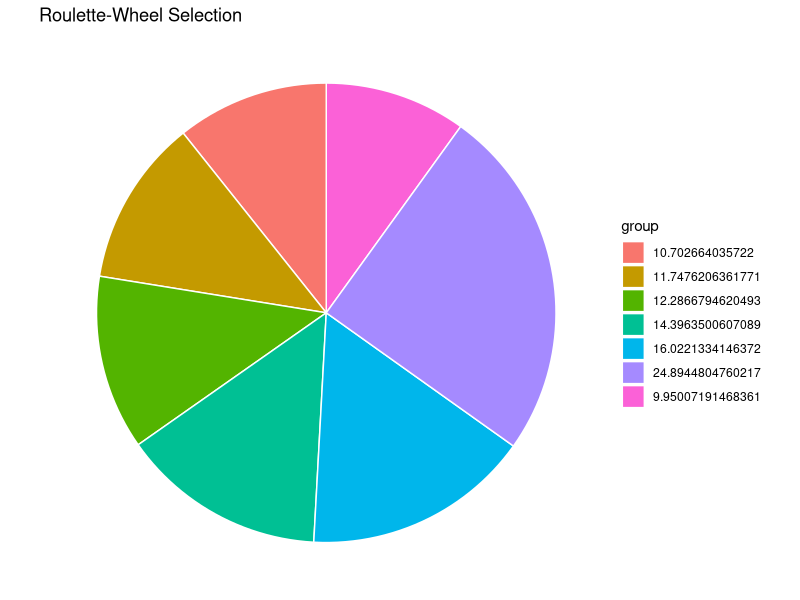

Write the R code that produced this figure. (Note: this script raises an error after producing the figure.)
## ---- chunk 1
library(ggplot2) # import library for data visualization
phi <- function(x, y) exp(-0.5 * (x ** 2) + (y ** 2))

# some value of phi(x,y) for 0 <= x = y <= 0.5
phi(seq(0, 0.5, 0.05), seq(0, 0.5, 0.05))
## ---- chunk 2
xgen <- runif(7, min = -1, max = 1)
ygen <- runif(7, min = -1, max = 1)
popdf <- data.frame("xgenotype" = xgen, "ygenotype" = ygen, "fitness" = phi(xgen, ygen))
popdf
## ---- chunk 3
dd <- transform(popdf, fitness = factor(popdf$fitness))
popdfsorted <- dd[ do.call(order, dd["fitness"]), ]
popdfsorted
## ---- chunk 4
SIGMA <- sum(popdf$fitness)
popdfsorted["pvalue"] <- phi(popdfsorted$xgenotype, popdfsorted$ygenotype) / SIGMA
popdfsorted
## ---- chunk 5
# Create Data
data <- data.frame(
  group=paste(popdfsorted$pvalue * 100),
  value= popdfsorted$pvalue
)

# Basic piechart
ggplot(data, aes(x="", y=value, fill=group)) +
  geom_bar(stat="identity", width=1, color="white") +
  coord_polar("y", start=0) +
  theme_void() + ggtitle("Roulette-Wheel Selection")
## ---- chunk 6
roulette <- function(popdframe) {
  rouletteWheel <- runif(1, min = min(popdframe$pvalue), 
                         max = max(popdframe$pvalue))
  if (rouletteWheel > 0 && rouletteWheel <= popdframe$pvalue[1]) {
    parent <- c(popdframe$xgenotype[1], popdframe$ygenotype[1])
  } else if (rouletteWheel > popdframe$pvalue[1] && rouletteWheel <= popdframe$pvalue[2]) {
        parent <- c(popdframe$xgenotype[2], popdframe$ygenotype[2])
    } else if (rouletteWheel > popdframe$pvalue[2] && rouletteWheel <= popdframe$pvalue[3]) {
        parent <- c(popdframe$xgenotype[3], popdframe$ygenotype[3])
    } else if (rouletteWheel > popdframe$pvalue[3] && rouletteWheel <= popdframe$pvalue[4]) {
        parent <- c(popdframe$xgenotype[4], popdframe$ygenotype[4])
    } else if (rouletteWheel > popdframe$pvalue[4] && rouletteWheel <= popdframe$pvalue[5]) {
        parent <- c(popdframe$xgenotype[5], popdframe$ygenotype[5])
    } else if (rouletteWheel > popdframe$pvalue[5] && rouletteWheel <= popdframe$pvalue[6]) {
        parent <- c(popdframe$xgenotype[6], popdframe$ygenotype[6])
    } else if (rouletteWheel > popdframe$pvalue[6] && rouletteWheel <= popdframe$pvalue[7]) {
        parent <- c(popdframe$xgenotype[7], popdframe$ygenotype[7])
    }
  # print(rouletteWheel)
  return(parent)
}
## ---- chunk 7
selection <- function(popdataframe) {
  stparents <- roulette(popdataframe)
  ndparents <- roulette(popdataframe)
  chromosomes <- matrix(c(stparents, ndparents),
                        nrow = 2, ncol = 2, byrow = TRUE)
  return(chromosomes)
}
selectedMatrix <- selection(popdfsorted)
selectedMatrix
## ---- chunk 8
pbxalpha <- function(selMat, constAlpha, stDomain, ndDomain) {
  stI <- abs(selMat[1, 1] - selMat[2, 1])
  ndI <- abs(selMat[1, 2] - selMat[2, 2])
  p11 <- max(stDomain[1], min(selMat[1, 1], selMat[2, 1]) - (constAlpha * stI))
  p12 <- min(stDomain[2], max(selMat[1, 1], selMat[2, 1]) + (constAlpha * stI))
  p21 <- max(ndDomain[1], min(selMat[1, 2], selMat[2, 2]) - (constAlpha * ndI))
  p22 <- min(ndDomain[2], max(selMat[1, 2], selMat[2, 2]) + (constAlpha * ndI))
  crossover <- matrix(c(p11, p12, p21, p22), nrow = 2, ncol = 2, byrow = TRUE)
  return(crossover)
}
offspring <- pbxalpha(selectedMatrix, runif(1, min = 0.01, max = 0.99), 
         stDomain = c(0.01, 0.99), ndDomain = c(0.01, 0.99))
offspring
## ---- chunk 9
computedGamma <- function(tCurrent, tMax, constBeta) (1 - (tCurrent / tMax)) ** constBeta
computedDelta <- function(theDomain, theVar, constGamma) {
  deltaVect <- c()
  for (i in seq(1, 2)) {
    drawProbability <- runif(1)
    stOutcome <- (theDomain[1] - theVar[i]) * (1 - runif(1)) ** constGamma
    ndOutcome <- (theDomain[2] - theVar[i]) * (1 - runif(1)) ** constGamma
    ifelse(drawProbability == (1 / 2),
             deltaVect <- append(deltaVect, stOutcome),
             deltaVect <- append(deltaVect, ndOutcome))
  }
  return(deltaVect)
}
mutation <- function(varDelta, varX) varDelta + varX
## ---- chunk 10
MUTATIONRATE <- 0.3

ismutate <- function(toOffspring, mutationProbability, maxgeneration) {
  mutationChance <- runif(1)
  if (mutationChance < MUTATIONRATE) {
    compGamma <- computedGamma(tCurrent = 1, tMax = maxgeneration, constBeta = 3)
    stCompDelta <- computedDelta(theDomain = c(0.01, 0.99), 
                               theVar = offspring[1,], constGamma = compGamma)
    ndCompDelta <- computedDelta(theDomain = c(0.01, 0.99), 
                                 theVar = offspring[2,], constGamma = compGamma)
    stCompMutation <- mutation(stCompDelta, offspring[1,])
    ndCompMutation <- mutation(ndCompDelta, offspring[2,])
    compMutation <- matrix(c(stCompMutation, ndCompMutation),
                           nrow = 2, ncol = 2, byrow = TRUE)
    return(compMutation)
  } else {
    return(offspring)
  }
}
ismutate(offspring, MUTATIONRATE, maxgeneration = 7)
## ---- chunk 11
phi(-0.19153882, -0.9929124)
phi(0, 0)
## ---- chunk 12
# Define the constant
NP <- 7
MAXGENERATION <- 50
MUTATIONRATE <- 0.3
STDOMAIN <- c(-0.99, 0.99)
NDDOMAIN <- c(-0.99, 0.99) 

generations[[1]] <- popdf
for (numberGeneration in seq(1, MAXGENERATION)) {
  xgenvect <- c()
  ygenvect <- c()
  while (length(xgenvect) < NP) {
    # Config the population
    workingPopulation <- generations[[numberGeneration]]
    dd <- transform(workingPopulation, 
                    fitness = factor(workingPopulation$fitness))
    workingPopulationSorted <- dd[ do.call(order, dd["fitness"]), ]
    
    SIGMA <- sum(workingPopulation$fitness)
    workingPopulationSorted["pvalue"] <- phi(workingPopulationSorted$xgenotype, workingPopulationSorted$ygenotype) / SIGMA
    
    # Selection
    selectIndividu <- selection(workingPopulationSorted)
    
    # Crossover
    getOffspring <- pbxalpha(selectIndividu,
                             constAlpha = runif(1, min = 0.01, max = 0.99),
                             stDomain = STDOMAIN, ndDomain = NDDOMAIN)
    # Mutation
    getOff <- ismutate(toOffspring = getOffspring,
                       mutationProbability = MUTATIONRATE,
                       maxgeneration = MAXGENERATION)
    
    # calculation the fitness by using the objective function
    stCalc <- phi(getOff[1, 1], getOff[1, 2])
    ndCalc <- phi(getOff[2, 1], getOff[2, 2])
    if (stCalc > ndCalc) {
      xgenvect <- append(xgenvect, getOff[1, 1])
      ygenvect <- append(ygenvect, getOff[1, 2])
    } else {
      xgenvect <- append(xgenvect, getOff[2, 1])
      ygenvect <- append(ygenvect, getOff[2, 2])
    }
  }
  getNewPopulation <- data.frame("xgenotype" = xgenvect,
                                 "ygenotype" = ygenvect,
                                 "fitness" = phi(xgenvect, ygenvect))
  generations[[numberGeneration + 1]] <- getNewPopulation
}
## ---- chunk 13
for (n in seq(MAXGENERATION - 10, MAXGENERATION)) {
  print(n)
  print(generations[[n]])
}
